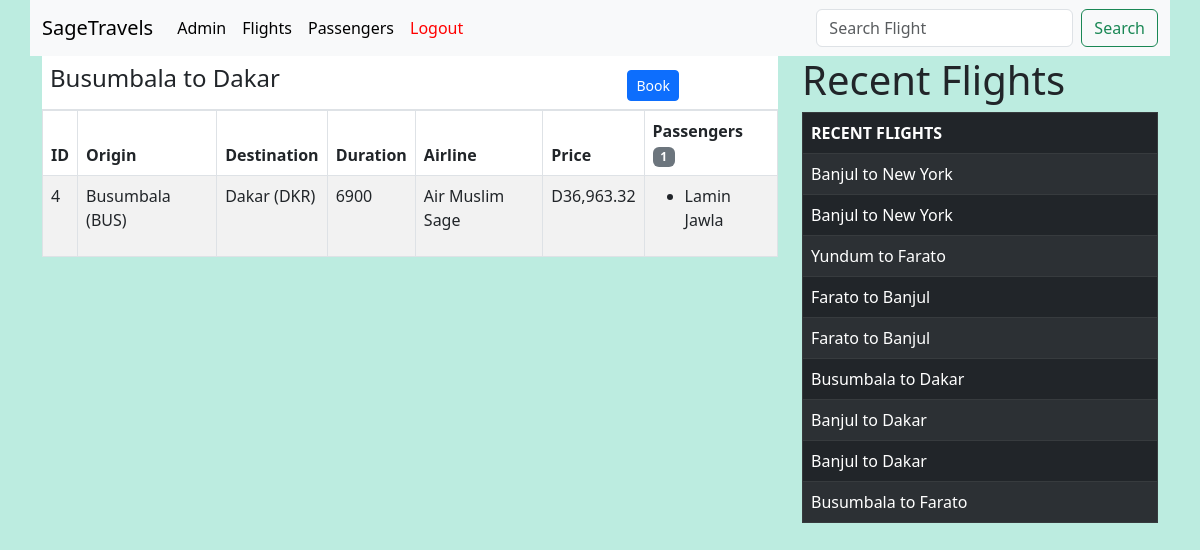
Page /flight/4/view (signed in) on the committed database.
### flights/models.py (models this page shows)
class Flight(models.Model):
    origin = models.ForeignKey(Airport, on_delete=models.CASCADE, related_name="departures")
    destination = models.ForeignKey(Airport, on_delete=models.CASCADE, related_name="arrivals")
    duration = models.IntegerField()
    airline = models.ForeignKey(Airline, on_delete=models.CASCADE)
    seats_available = models.IntegerField()
    price = models.DecimalField(max_digits=10, decimal_places=2)
    date = models.DateTimeField(default=timezone.now)
    def __str__(self):
        return f"{self.origin.city} to {self.destination.city}"

class Airport(models.Model):
    code = models.CharField(max_length=3)
    city = models.CharField(max_length=64)
    country = models.CharField(max_length=64)
    def __str__(self) -> str:
        return f"{self.city} ({self.code})"

class Airline(models.Model):
    name = models.CharField(max_length=100)
    def __str__(self):
        return self.name

class Passenger(models. Model):
    first_name = models.CharField(max_length=100)
    last_name = models.CharField(max_length=100)
    flights = models.ManyToManyField(Flight, blank=True, related_name="passengers")
    def __str__(self):
        return f"{self.first_name} {self.last_name}"

### flights/views.py (the view, shortened to what this page needs)
# urls.py: path("flight/<int:flight_id>/view", views.flight, name="flight"),
@login_required
def flight(request, flight_id):
    flight = None
    try:
        flight = Flight.objects.get(id=flight_id)
    except:
        messages.error(request, "No flights found")
    recent_flights = Flight.objects.order_by("-date")
    return render(request, 'flights/flight.html', {
        'flight': flight, 'recent_flights': recent_flights, 'Keyword': 'Flight',
        'passengers': flight.passengers.all(), 'form': AddPassengerForm,
        'non_passengers': Passenger.objects.exclude(flights=flight).all(),
        'total_passengers': len(flight.passengers.all()),
    })

### flights/templates/flights/flight.html (shortened to what this page needs)
{% extends 'flights/layout.html' %}
{% load humanize %}
{% load crispy_forms_tags %}
{% block body %}
<table class="table mb-0">
  <thead>
    <tr>
      <th scope="col"><h4>{{flight}}</h4></th>
      <th scope="col"><a class="btn btn-primary btn-sm" data-bs-toggle="modal" data-bs-target="#payrollModal" data-bs-whatever="@mdo" href="#">Book</a></th>
    </tr>
  </thead>
</table>
<table class="table table-striped table-bordered">
    <thead>
      <tr>
        <th scope="col">ID</th>
        <th scope="col">Origin</th>
        <th scope="col">Destination</th>
        <th scope="col">Duration</th>
        <th scope="col">Airline</th>
        <th scope="col">Price</th>
        <th scope="col">Passengers <span class="badge text-bg-secondary">{{total_passengers}}</span></th>
      </tr>
    </thead>
    <tbody>
        <tr>
            <td>{{flight.id}}</td>
            <td>{{flight.origin}}</td>
            <td>{{flight.destination}}</td>
            <td>{{flight.duration}}</td>
            <td>{{flight.airline}}</td>
            <td>D{{flight.price|intcomma}}</td>
            <td>
              <ul>
                {% for passenger in passengers %}
                  <li>{{passenger}}</li>
                {% empty %}
                  <li>No Passengers</li>
                {% endfor %}
              </ul>
            </td>
        </tr>
    </tbody>
  </table>
{% endblock body %}

### flights/templates/flights/layout.html (shortened to what this page needs)
{% load static %}
<!DOCTYPE html>
<html lang="en">
<head>
    <link href="https://cdn.jsdelivr.net/npm/bootstrap@5.3.0-alpha3/dist/css/bootstrap.min.css" rel="stylesheet">
    <link rel="stylesheet" href="{% static 'css/styles.css' %}">
</head>
<body>
  {% if user.is_authenticated %}
    <nav class="navbar navbar-expand-lg bg-body-tertiary container">
        <div class="container-fluid">
          <a class="navbar-brand">SageTravels</a>
          <div class="collapse navbar-collapse" id="navbarSupportedContent">
            <ul class="navbar-nav me-auto mb-2 mb-lg-0">
              <li class="nav-item">
                <a class="nav-link active" aria-current="page" href="{% url 'admin:index' %}">Admin</a>
              </li>
              <li class="nav-item">
                <a class="nav-link active" aria-current="page" href="{% url 'index' %}">Flights</a>
              </li>
              <li class="nav-item">
                <a class="nav-link active" aria-current="page" href="{% url 'passengers' %}">Passengers</a>
              </li>
              <li class="nav-item">
                <a style="color: red; font: bold;" class="nav-link active" aria-current="page" href="{% url 'logout' %}">Logout</a>
              </li>
            </ul>
            <form method="post" class="d-flex" role="search">
              <input name="{{keyword}}" class="form-control me-2" type="search" placeholder="Search {{Keyword}}" aria-label="Search">
              <button class="btn btn-outline-success" type="submit">Search</button>
            </form>
          </div>
        </div>
      </nav>
      {% endif %}
      <div class="container">
        <div class="row">
            <div class="col-md-8">
                {% block body %}
                {% endblock body %}
            </div>
            <div class="col-md-4">
                <h1>Recent Flights</h1>
                <table class="table table-striped table-dark table-bordered">
                    <thead>
                      <tr>
                        <th scope="col">RECENT FLIGHTS</th>
                      </tr>
                    </thead>
                    <tbody>
                        {% for flight in recent_flights %}
                            <tr>
                                <td>{{flight}}</td>
                            </tr>
                        {% endfor %}
                    </tbody>
                  </table>
            </div>
        </div>
      </div>
</body>
</html>

### static/css/styles.css (style rules this page uses)
body { background-color: #bcece0; }

### rows in the picture
Flight: origin+destination "Busumbala to Dakar", id "4", origin "Busumbala (BUS)", destination "Dakar (DKR)", duration "6900", airline "Air Muslim Sage", price "36,963.32"
Passenger: first_name+last_name "Lamin Jawla"
Flight: origin+destination "Banjul to New York"
Flight: origin+destination "Banjul to New York"
Flight: origin+destination "Yundum to Farato"
Flight: origin+destination "Farato to Banjul"
Flight: origin+destination "Farato to Banjul"
Flight: origin+destination "Banjul to Dakar"
Flight: origin+destination "Banjul to Dakar"
Flight: origin+destination "Busumbala to Farato"

### other values in the picture
{{ total_passengers }} "1"
